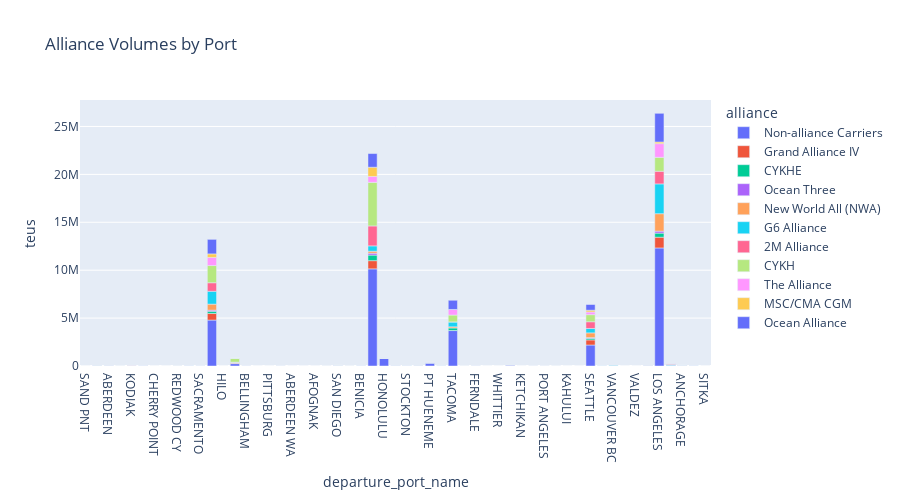

Notebook cell for this chart:
### Code cell
df = (
    exports_lf
    #group by alliance and port
    .group_by('alliance', 'departure_port_name')
    .agg(pl.col('teus').sum())
    .collect()
)

px.bar(
    df, x='departure_port_name', y='teus',
    color='alliance',
    title='Alliance Volumes by Port',
    width=900,
    height=500)

### Figure 1 — Plotly figure (JSON) as saved in the notebook; plotly's stock layout.template omitted (floating-point values rounded to 4 significant figures)
{"data": [{"alignmentgroup": "True", "hovertemplate": "alliance=Non-alliance Carriers<br>departure_port_name=%{x}<br>teus=%{y}<extra></extra>", "legendgroup": "Non-alliance Carriers", "marker": {"color": "#636efa", "pattern": {"shape": ""}}, "name": "Non-alliance Carriers", "offsetgroup": "Non-alliance Carriers", "orientation": "v", "showlegend": true, "textposition": "auto", "type": "bar", "x": ["SAND PNT", "KALAMA", "ABERDEEN", "SEWARD", "KODIAK", "OLYMPIA", "CHERRY POINT", "EL SEGUNDO", "REDWOOD CY", "COOS BAY", "SACRAMENTO", "OAKLAND", "HILO", "PORTLAND OR", "BELLINGHAM", "NEWPORT OR", "PITTSBURG", "ANACORTES", "ABERDEEN WA", "RICHMOND", "AFOGNAK", "MARTINEZ", "SAN DIEGO", "ONTARIO", "BENICIA", "LONG BEACH", "HONOLULU", "LONGVIEW", "STOCKTON", "VANCOUVER WA", "PT HUENEME", "SAN FRANCISCO", "TACOMA", "PORT TOWNSEND", "FERNDALE", "CROCKETT", "WHITTIER", "DUTCH HBR", "KETCHIKAN", "ASTORIA", "PORT ANGELES", "SELBY", "KAHULUI", "EUREKA", "SEATTLE", "RICHMOND CA", "VANCOUVER BC", "NIKISKI", "VALDEZ", "EVERETT", "LOS ANGELES", "DUTCH HARBOR", "ANCHORAGE", "PITTSBURG CA"], "xaxis": "x", "y": [27.08, 37040.0, 42240.0, 185.1, 5240.0, 3209.0, 279.9, 117.4, 40.62, 1020.0, 1598.0, 4795000.0, 4.514, 249800.0, 3892.0, 9.028, 31.6, 5424.0, 302.4, 573.3, 1551.0, 433.3, 79690.0, 4.514, 1038.0, 10140000.0, 782500.0, 44960.0, 2040.0, 32170.0, 338000.0, 4594.0, 3701000.0, 56.51, 5044.0, 4.514, 18.06, 7819.0, 9.028, 641.0, 1101.0, 4.514, 18.06, 866.6, 2191000.0, 6929.0, 16820.0, 337.5, 45.14, 32680.0, 12320000.0, 79140.0, 59840.0, 1013.0], "yaxis": "y"}, {"alignmentgroup": "True", "hovertemplate": "alliance=Grand Alliance IV<br>departure_port_name=%{x}<br>teus=%{y}<extra></extra>", "legendgroup": "Grand Alliance IV", "marker": {"color": "#EF553B", "pattern": {"shape": ""}}, "name": "Grand Alliance IV", "offsetgroup": "Grand Alliance IV", "orientation": "v", "showlegend": true, "textposition": "auto", "type": "bar", "x": ["VANCOUVER WA", "PT HUENEME", "EVERETT", "SEATTLE", "SAN DIEGO", "OAKLAND", "LOS ANGELES", "BENICIA", "STOCKTON", "LONGVIEW", "SAN FRANCISCO", "PITTSBURG CA", "PORTLAND OR", "TACOMA", "LONG BEACH", "KALAMA", "HONOLULU", "COOS BAY"], "xaxis": "x", "y": [663.5, 379.2, 40.62, 532100.0, 4.514, 689900.0, 1123000.0, 9.028, 49.65, 54.17, 45.14, 9.028, 85860.0, 234.7, 853700.0, 9.028, 34460.0, 36.11], "yaxis": "y"}, {"alignmentgroup": "True", "hovertemplate": "alliance=CYKHE<br>departure_port_name=%{x}<br>teus=%{y}<extra></extra>", "legendgroup": "CYKHE", "marker": {"color": "#00cc96", "pattern": {"shape": ""}}, "name": "CYKHE", "offsetgroup": "CYKHE", "orientation": "v", "showlegend": true, "textposition": "auto", "type": "bar", "x": ["SAN DIEGO", "LONGVIEW", "SEATTLE", "LONG BEACH", "PORTLAND OR", "RICHMOND CA", "OAKLAND", "KALAMA", "OLYMPIA", "TACOMA", "PITTSBURG CA", "COOS BAY", "STOCKTON", "BENICIA", "PT HUENEME", "LOS ANGELES", "VANCOUVER WA"], "xaxis": "x", "y": [29.53, 121.9, 166600.0, 582000.0, 65.54, 4.514, 227900.0, 63.19, 72.22, 266300.0, 31.6, 9.028, 9.028, 4.514, 2127.0, 424600.0, 27.08], "yaxis": "y"}, {"alignmentgroup": "True", "hovertemplate": "alliance=Ocean Three<br>departure_port_name=%{x}<br>teus=%{y}<extra></extra>", "legendgroup": "Ocean Three", "marker": {"color": "#ab63fa", "pattern": {"shape": ""}}, "name": "Ocean Three", "offsetgroup": "Ocean Three", "orientation": "v", "showlegend": true, "textposition": "auto", "type": "bar", "x": ["LOS ANGELES", "LONG BEACH", "HONOLULU", "OAKLAND", "SEATTLE"], "xaxis": "x", "y": [208600.0, 197300.0, 9.028, 114600.0, 73080.0], "yaxis": "y"}, {"alignmentgroup": "True", "hovertemplate": "alliance=New World All (NWA)<br>departure_port_name=%{x}<br>teus=%{y}<extra></extra>", "legendgroup": "New World All (NWA)", "marker": {"color": "#FFA15A", "pattern": {"shape": ""}}, "name": "New World All (NWA)", "offsetgroup": "New World All (NWA)", "orientation": "v", "showlegend": true, "textposition": "auto", "type": "bar", "x": ["PORTLAND OR", "OAKLAND", "SELBY", "OLYMPIA", "HONOLULU", "KALAMA", "ANACORTES", "PITTSBURG CA", "LOS ANGELES", "KODIAK", "DUTCH HARBOR", "SAN DIEGO", "TACOMA", "LONGVIEW", "MARTINEZ", "SAN FRANCISCO", "BENICIA", "ABERDEEN", "PT HUENEME", "SEATTLE", "RICHMOND CA", "ANCHORAGE", "REDWOOD CY", "STOCKTON", "LONG BEACH"], "xaxis": "x", "y": [22.57, 630800.0, 4.514, 54.17, 1092.0, 36.11, 9.028, 22.57, 1818000.0, 18.06, 1377.0, 261.8, 122300.0, 4.514, 4.514, 54.17, 31.6, 27.08, 4.514, 495000.0, 49.65, 23620.0, 4.514, 18.06, 207200.0], "yaxis": "y"}, {"alignmentgroup": "True", "hovertemplate": "alliance=G6 Alliance<br>departure_port_name=%{x}<br>teus=%{y}<extra></extra>", "legendgroup": "G6 Alliance", "marker": {"color": "#19d3f3", "pattern": {"shape": ""}}, "name": "G6 Alliance", "offsetgroup": "G6 Alliance", "orientation": "v", "showlegend": true, "textposition": "auto", "type": "bar", "x": ["LONG BEACH", "BENICIA", "TACOMA", "RICHMOND CA", "STOCKTON", "OLYMPIA", "SAN FRANCISCO", "SACRAMENTO", "DUTCH HARBOR", "LONGVIEW", "ASTORIA", "FERNDALE", "OAKLAND", "COOS BAY", "BELLINGHAM", "KALAMA", "PORTLAND OR", "LOS ANGELES", "SEATTLE", "EVERETT", "ANCHORAGE", "HONOLULU", "ABERDEEN", "SAN DIEGO", "SEWARD", "VANCOUVER BC", "PT HUENEME", "PORT ANGELES", "VANCOUVER WA"], "xaxis": "x", "y": [559300.0, 72.22, 511900.0, 85.76, 27.08, 31.6, 72.22, 13.54, 80850.0, 63.19, 9.028, 18.06, 1341000.0, 144.4, 27.08, 261.8, 47510.0, 3110000.0, 459200.0, 4.514, 10450.0, 24090.0, 45.14, 199.1, 13.54, 38050.0, 3572.0, 4.514, 18.06], "yaxis": "y"}, {"alignmentgroup": "True", "hovertemplate": "alliance=2M Alliance<br>departure_port_name=%{x}<br>teus=%{y}<extra></extra>", "legendgroup": "2M Alliance", "marker": {"color": "#FF6692", "pattern": {"shape": ""}}, "name": "2M Alliance", "offsetgroup": "2M Alliance", "orientation": "v", "showlegend": true, "textposition": "auto", "type": "bar", "x": ["DUTCH HARBOR", "PT HUENEME", "BENICIA", "HONOLULU", "ANCHORAGE", "PORTLAND OR", "OAKLAND", "SEATTLE", "LONG BEACH", "LOS ANGELES", "KODIAK", "TACOMA", "DUTCH HBR"], "xaxis": "x", "y": [81600.0, 5210.0, 124, 259.5, 2623, 22020.0, 890600.0, 700400.0, 2080000.0, 1319000.0, 8159.0, 2496.0, 6417.0], "yaxis": "y"}, {"alignmentgroup": "True", "hovertemplate": "alliance=CYKH<br>departure_port_name=%{x}<br>teus=%{y}<extra></extra>", "legendgroup": "CYKH", "marker": {"color": "#B6E880", "pattern": {"shape": ""}}, "name": "CYKH", "offsetgroup": "CYKH", "orientation": "v", "showlegend": true, "textposition": "auto", "type": "bar", "x": ["PITTSBURG CA", "LOS ANGELES", "PT HUENEME", "LONG BEACH", "PORTLAND OR", "OAKLAND", "SACRAMENTO", "REDWOOD CY", "HONOLULU", "SAN FRANCISCO", "ABERDEEN", "BENICIA", "SEATTLE", "LONGVIEW", "RICHMOND CA", "TACOMA", "EVERETT", "OLYMPIA", "VANCOUVER WA", "SAN DIEGO", "COOS BAY", "KALAMA", "STOCKTON"], "xaxis": "x", "y": [117.4, 1455000.0, 11580.0, 4548000.0, 406900.0, 1794000.0, 18.06, 87.76, 501.0, 13.54, 40.62, 18.06, 740900.0, 365.6, 4.514, 714200.0, 9.028, 112.8, 121.9, 13.54, 72.22, 108.3, 67.71], "yaxis": "y"}, {"alignmentgroup": "True", "hovertemplate": "alliance=The Alliance<br>departure_port_name=%{x}<br>teus=%{y}<extra></extra>", "legendgroup": "The Alliance", "marker": {"color": "#FF97FF", "pattern": {"shape": ""}}, "name": "The Alliance", "offsetgroup": "The Alliance", "orientation": "v", "showlegend": true, "textposition": "auto", "type": "bar", "x": ["KALAMA", "STOCKTON", "BELLINGHAM", "PITTSBURG CA", "PT HUENEME", "OLYMPIA", "LONGVIEW", "RICHMOND CA", "LONG BEACH", "SEATTLE", "FERNDALE", "SAN FRANCISCO", "DUTCH HARBOR", "OAKLAND", "SAN DIEGO", "PORTLAND OR", "VANCOUVER WA", "ABERDEEN", "LOS ANGELES", "TACOMA", "BENICIA", "HONOLULU", "ANCHORAGE", "COOS BAY"], "xaxis": "x", "y": [185.1, 27.08, 9.028, 13.54, 8267.0, 54.17, 212.1, 31.6, 613300.0, 282700.0, 54.17, 451.4, 796.5, 847000.0, 209.1, 257.3, 135.4, 513.6, 1429000.0, 581700.0, 270.8, 4231.0, 1548.0, 45.14], "yaxis": "y"}, {"alignmentgroup": "True", "hovertemplate": "alliance=MSC/CMA CGM<br>departure_port_name=%{x}<br>teus=%{y}<extra></extra>", "legendgroup": "MSC/CMA CGM", "marker": {"color": "#FECB52", "pattern": {"shape": ""}}, "name": "MSC/CMA CGM", "offsetgroup": "MSC/CMA CGM", "orientation": "v", "showlegend": true, "textposition": "auto", "type": "bar", "x": ["TACOMA", "LONG BEACH", "SAN FRANCISCO", "SEATTLE", "KALAMA", "HONOLULU", "LOS ANGELES", "OAKLAND", "SAN DIEGO"], "xaxis": "x", "y": [212.1, 965500.0, 1669.0, 181100.0, 5, 337.5, 170700.0, 369400.0, 92.28], "yaxis": "y"}, {"alignmentgroup": "True", "hovertemplate": "alliance=Ocean Alliance<br>departure_port_name=%{x}<br>teus=%{y}<extra></extra>", "legendgroup": "Ocean Alliance", "marker": {"color": "#636efa", "pattern": {"shape": ""}}, "name": "Ocean Alliance", "offsetgroup": "Ocean Alliance", "orientation": "v", "showlegend": true, "textposition": "auto", "type": "bar", "x": ["SAN FRANCISCO", "TACOMA", "PORTLAND OR", "ONTARIO", "KALAMA", "PORT TOWNSEND", "PT HUENEME", "SEATTLE", "LONG BEACH", "OAKLAND", "DUTCH HARBOR", "LOS ANGELES", "DUTCH HBR", "SAN DIEGO", "HONOLULU", "SITKA"], "xaxis": "x", "y": [3, 959700.0, 995.5, 14, 3, 407.7, 6542.0, 597200.0, 1428000.0, 1515000.0, 5014.0, 2995000.0, 47690.0, 6, 4834.0, 4], "yaxis": "y"}], "layout": {"barmode": "relative", "height": 500, "legend": {"title": {"text": "alliance"}, "tracegroupgap": 0}, "title": {"text": "Alliance Volumes by Port"}, "width": 900, "xaxis": {"anchor": "y", "domain": [0, 1], "title": {"text": "departure_port_name"}}, "yaxis": {"anchor": "x", "domain": [0, 1], "title": {"text": "teus"}}}}
